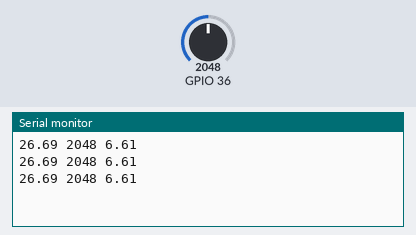
Bench run of a sketch on a simulated ESP32. Parts: the last lines printed to the serial monitor. Inputs (shaded band) come from the test bench; at power-on: GPIO 36 = 2048.

Above: at 1.3 s.
1.4 s: GPIO 36 set to 2866
At 1.9 s:
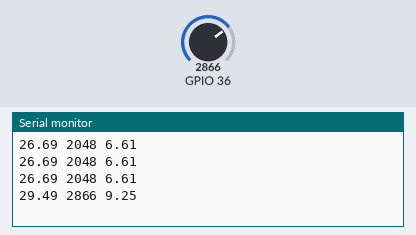
2.9 s: GPIO 36 set to 3603
At 3.5 s:
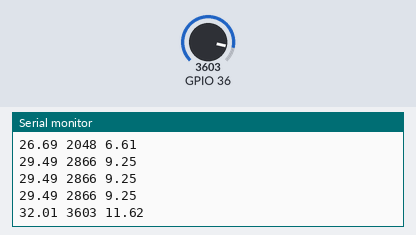
Timing chart, 0 to 5.9 s (numbered marks = the images above; inputs shaded):
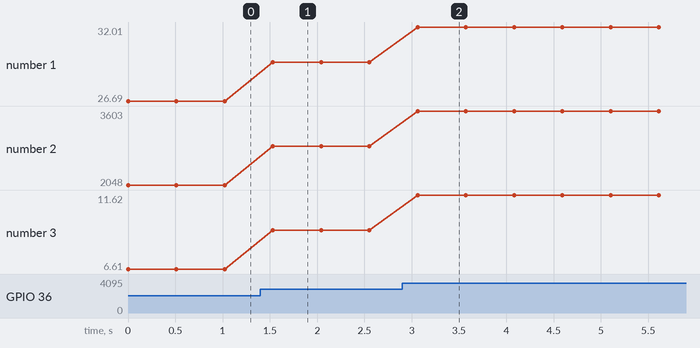

The sketch:

golf.ino
```cpp
int val = 0;
void setup() {
  // put your setup code here, to run once:
  Serial.begin(9600);
}

void loop() {
  // put your main code here, to run repeatedly
  float temp;
  val = analogRead(A0);
  temp = (((val*3.3)/1023)+18.558)/(0.9429);
  Serial.printf("%.2f %d %.2f\n", temp, val, (val*3.3)/1023);
  delay(510);
}
```

Measured:
- after the input at 1.4 s, the serial monitor: prints a new line after 0.13 s (image 1)
- after the input at 2.9 s, the serial monitor: prints a new line after 0.16 s (image 2)
- plotted number 1: 26.69 → 29.49 after the input at 1.4 s, 29.49 → 32.01 after the input at 2.9 s
- plotted number 2: 2048 → 2866 after the input at 1.4 s, 2866 → 3603 after the input at 2.9 s
- plotted number 3: 6.61 → 9.25 after the input at 1.4 s, 9.25 → 11.62 after the input at 2.9 s
